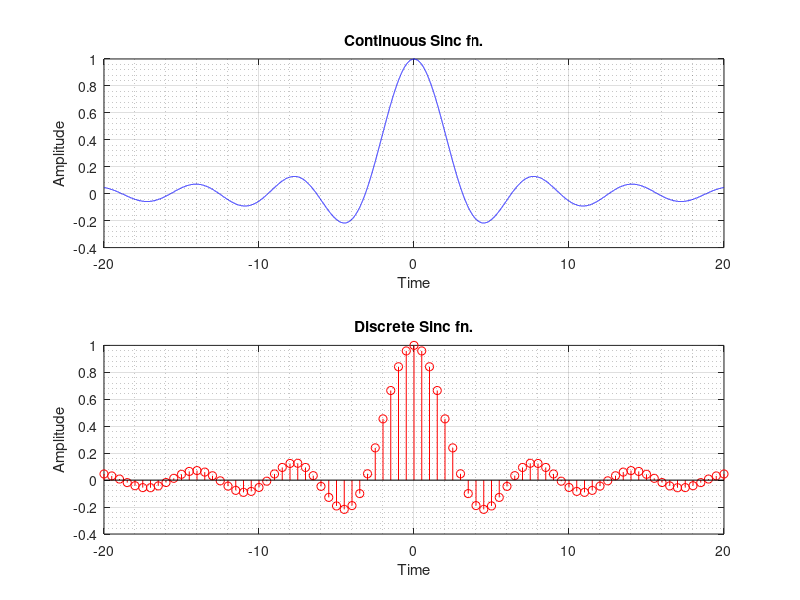

This figure's MATLAB source:
% Program to generate signal of Sinc function
clc; clear all;

%   sinc(x) = 1             for x = 0
%           = sin(x)/x      otherwise

x = -20:0.001:20;
y = sin(x);
y = y./x;
y (x == 0) = 1;
figure('Name','Sinc','NumberTitle','off','Color','w')
subplot(2,1,1)
plot(x,y,'b'),grid on, grid minor
title('Continuous Sinc fn.')
xlabel('Time')
ylabel('Amplitude')

xs = -20:0.5:20;
ys = sin(xs);
ys = ys./xs;
ys ( xs == 0) = 1;
subplot(2,1,2)
stem(xs,ys,'r'),grid on, grid minor
title('Discrete Sinc fn.')
xlabel('Time')
ylabel('Amplitude')

print('-clipboard','-dbitmap')